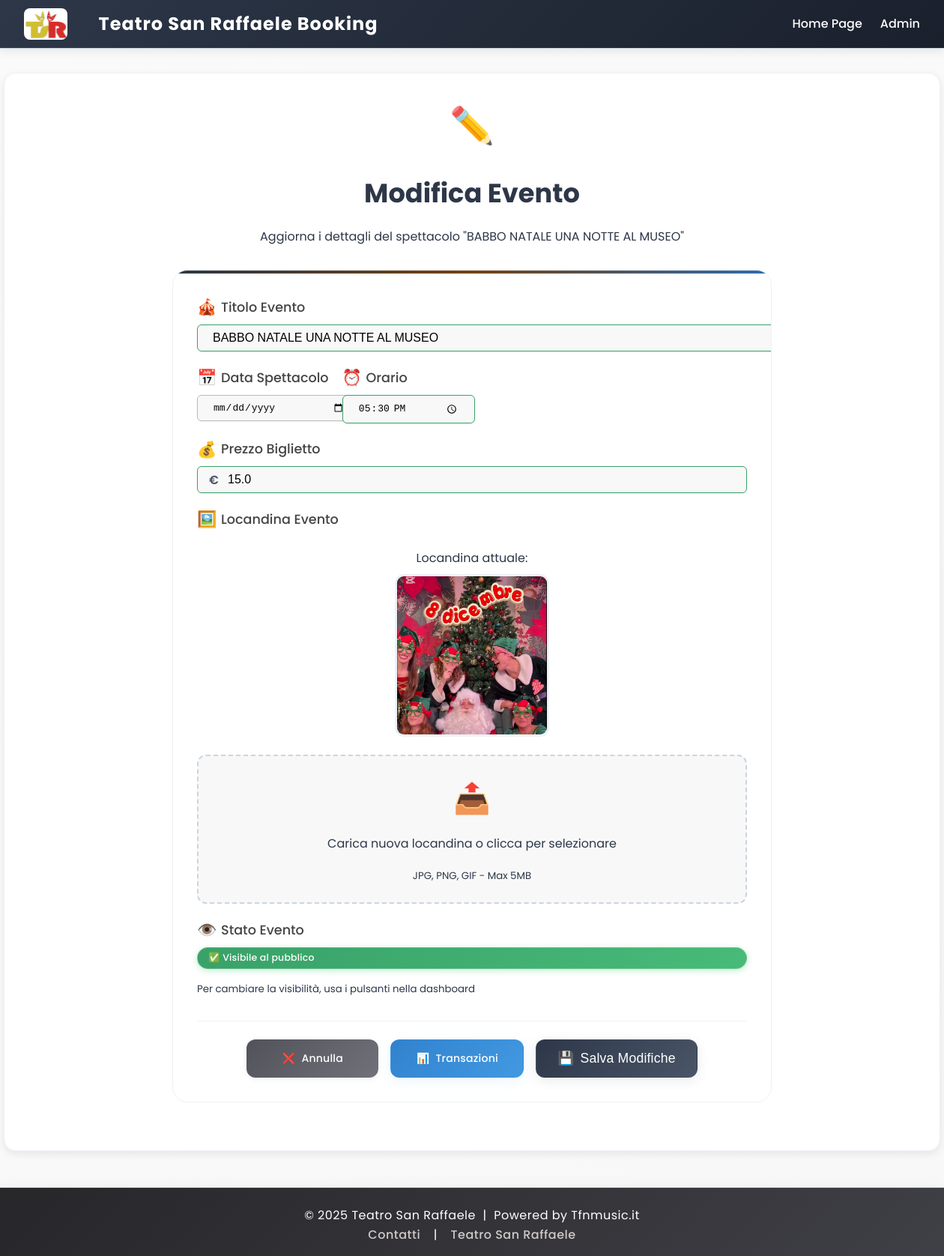
Screenshot of /event/1/edit (signed in) with the database file from the repository.
### tables this page shows
CREATE TABLE events (
    id INTEGER PRIMARY KEY AUTOINCREMENT,
    title TEXT NOT NULL,
    date TEXT NOT NULL,
    time TEXT NOT NULL,
    price REAL NOT NULL,
    poster_url TEXT,
    visible INTEGER DEFAULT 1
);

### app.py (the view, shortened to what this page needs)
@app.route('/event/<int:event_id>/edit', methods=['GET', 'POST'])
@login_required
def edit_event(event_id):
    event = get_event_by_id(event_id)
    if not event:
        flash("Evento non trovato.")
        return redirect(url_for('dashboard'))
    return render_template('edit_event.html', event=event)

### app.py (called while the page is built)
@app.context_processor
def inject_now():
    return {'now': datetime.now}

### auth.py (called while the page is built)
def login_required(f):
    @wraps(f)
    def decorated_function(*args, **kwargs):
        if session.get('logged_in') != True:
            return redirect(url_for('admin'))
        return f(*args, **kwargs)
    return decorated_function

### database.py (called while the page is built)
def get_db():
    conn = sqlite3.connect(DB_PATH)
    conn.row_factory = sqlite3.Row
    return conn

def get_event_by_id(event_id):
    conn = get_db()
    event = conn.execute('SELECT * FROM events WHERE id=?', (event_id,)).fetchone()
    conn.close()
    return event

### templates/edit_event.html (shortened to what this page needs)
{% extends 'base.html' %}
{% block content %}
<div class="container-fluid">
    <div class="text-center mb-5">
        <div style="font-size: 3em; margin-bottom: 16px;">✏️</div>
        <h1 class="display-4 mb-2">Modifica Evento</h1>
        <p class="text-muted">Aggiorna i dettagli del spettacolo "{{ event.title }}"</p>
    </div>
    <div class="event-form-card">
        <form method="post" enctype="multipart/form-data" autocomplete="off" class="event-form">
            <div class="form-group">
                <label for="title" class="form-label">
                    <span class="label-icon">🎪</span>
                    Titolo Evento
                </label>
                <input id="title" name="title" class="form-control" value="{{ event.title }}"
                    placeholder="Es. La Cenerentola, Romeo e Giulietta..." required>
            </div>
            <div class="form-row">
                <div class="form-group">
                    <label for="date" class="form-label">
                        <span class="label-icon">📅</span>
                        Data Spettacolo
                    </label>
                    <input id="date" name="date" type="date" class="form-control"
                        value="{% if event.date %}{{ event.date | replace('/', '-') }}{% endif %}"
                        min="{{ (now().strftime('%Y-%m-%d')) }}" required>
                </div>
                <div class="form-group">
                    <label for="time" class="form-label">
                        <span class="label-icon">⏰</span>
                        Orario
                    </label>
                    <input id="time" name="time" type="time" class="form-control" value="{{ event.time }}" required>
                </div>
            </div>
            <div class="form-group">
                <label for="price" class="form-label">
                    <span class="label-icon">💰</span>
                    Prezzo Biglietto
                </label>
                <div class="input-with-addon">
                    <span class="input-addon">€</span>
                    <input id="price" name="price" type="number" step="0.01" class="form-control"
                        value="{{ event.price }}" min="0" max="999.99" required>
                </div>
            </div>
            <div class="form-group">
                <label for="poster" class="form-label">
                    <span class="label-icon">🖼️</span>
                    Locandina Evento
                </label>
                {% if event.poster_url %}
                <div class="current-poster-preview">
                    <p class="text-muted mb-2">Locandina attuale:</p>
                    <img src="{{ event.poster_url }}" alt="Locandina evento" class="poster-preview-img">
                </div>
                {% endif %}
                <div class="file-upload-area">
                    <div class="file-upload-text">
                        <div class="upload-icon">📤</div>
                        <p>{% if event.poster_url %}Carica nuova locandina{% else %}Trascina qui la locandina{% endif %}
                            o clicca per selezionare</p>
                        <small class="text-muted">JPG, PNG, GIF - Max 5MB</small>
                    </div>
                </div>
            </div>
            <div class="form-group">
                <label class="form-label">
                    <span class="label-icon">👁️</span>
                    Stato Evento
                </label>
                <div class="visibility-status">
                    {% if event.visible == 1 %}
                    <span class="badge badge-visible">✅ Visibile al pubblico</span>
                    {% else %}
                    <span class="badge badge-hidden">❌ Nascosto dal pubblico</span>
                    {% endif %}
                    <small class="text-muted d-block mt-2">
                        Per cambiare la visibilità, usa i pulsanti nella dashboard
                    </small>
                </div>
            </div>
            <div class="form-actions">
                <a href="{{ url_for('dashboard') }}" class="btn btn-secondary">
                    <span>❌</span> Annulla
                </a>
                <a href="{{ url_for('event_transactions', event_id=event.id) }}" class="btn btn-info">
                    <span>📊</span> Transazioni
                </a>
                <button type="submit" class="btn btn-primary btn-lg">
                    <span>💾</span> Salva Modifiche
                </button>
            </div>
        </form>
    </div>
</div>
{% endblock %}

### rows the page displays
events: title "BABBO NATALE UNA NOTTE AL MUSEO", time "17:30", price "15.0", poster_url (picture)
